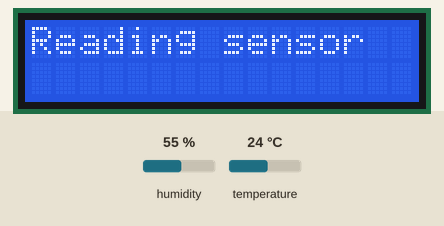
Simulated run of this sketch. Board: Arduino Uno, built with avr-gcc and run on an emulated ATmega328P. Parts: 16×2 character LCD. The inputs (shaded band) are chosen by the test bench; at power-on: humidity 55 %, temperature 24 °C.

Above: at 1.2 s.
1.3 s: humidity set to 22 %
At 4.4 s:
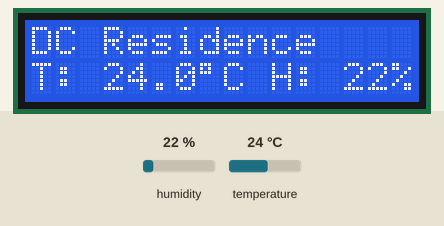
5.6 s: temperature set to 12 °C
At 8.5 s:
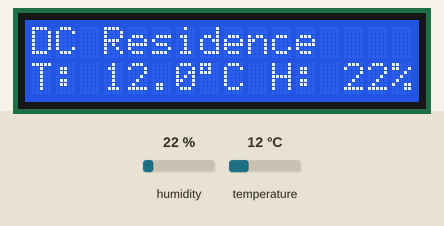
9.6 s: humidity set to 40 %
At 13.4 s:
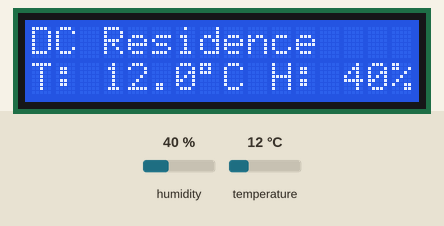
13.7 s: temperature set to 19 °C
At 17.7 s:
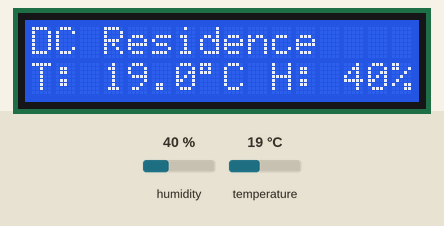
Timing chart, 0 to 18.8 s (numbered marks = the images above; inputs shaded):
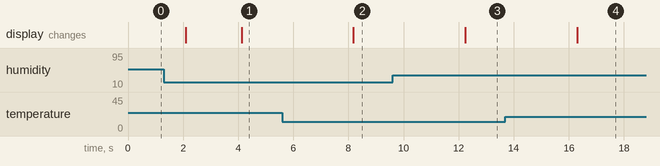

The sketch:

WeatherStation.ino
```cpp
    /////////////////////////////////////////////////////////////////
   //            Arduino Weather Station                          //
  /////////////////////////////////////////////////////////////////


#include "DHT.h"
#include <LiquidCrystal.h>


#define DHTPIN A1     // what pin we're connected to

#define DHTTYPE DHT11

DHT dht(DHTPIN, DHTTYPE);
LiquidCrystal lcd(8,9,4,5,6,7);

void setup(void) {
  lcd.begin(16, 2);
  lcd.print("Reading sensor");
  dht.begin();
}

void loop() {

  float temperature, humidity;

  humidity = dht.readHumidity();
  temperature = dht.readTemperature();
  delay(2000);

 lcd.clear();

 char tempF[6];
 char humF[6];
 dtostrf(temperature, 5, 1, tempF);
 dtostrf(humidity, 2, 0, humF);
 lcd.print("DC Residence");
 lcd.setCursor(0,        1);
 lcd.print("T:");
 lcd.print(tempF);
 lcd.print((char)223);
 lcd.print("C ");
 lcd.print("H: ");
 lcd.print(humF);
 lcd.print("%");

}
```

Measured:
- after the input at 1.3 s, the display: first differs from a run without the input after 2.8 s (image 1)
- after the input at 5.6 s, the display: changes after 2.6 s (image 2)
- after the input at 9.6 s, the display: changes after 2.6 s (image 3)
- after the input at 13.7 s, the display: changes after 2.6 s (image 4)
